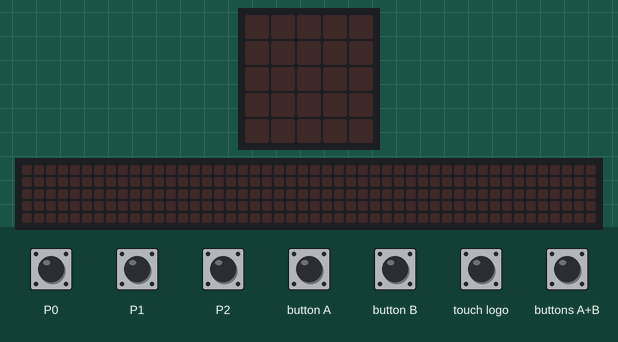
Recording of a program running on a simulated BBC micro:bit (MakeCode). Shown: the board's 5×5 LED display, a strip that is not on the board, showing the scrolling text unrolled. The test bench sets the inputs (shaded band). Random numbers come from a fixed seed; the 48×5 strip is a reading aid, not a part: it shows the text the display is scrolling, unrolled, one strip-width of it at a time.

Above: at 1.2 s.
1.3 s: touch pin P2 pressed for 0.15 s
At 1.52 s:
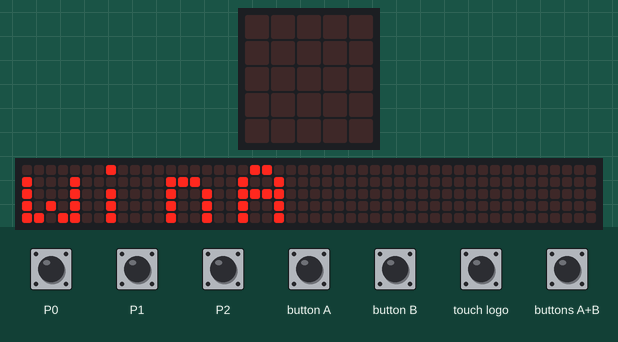
4.3 s: touch logo pressed for 0.15 s
At 6.5 s:
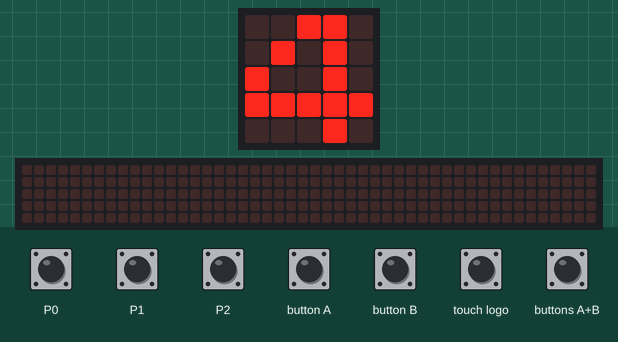
7.3 s: touch pin P2 pressed for 0.15 s
At 7.52 s:
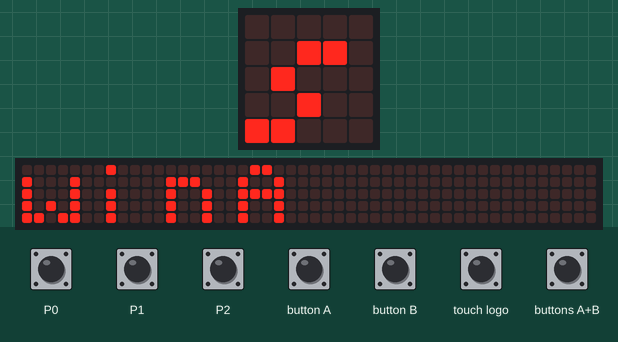
10.4 s: touch pin P0 pressed for 0.15 s
13.4 s: touch logo pressed for 0.15 s
At 14.6 s:
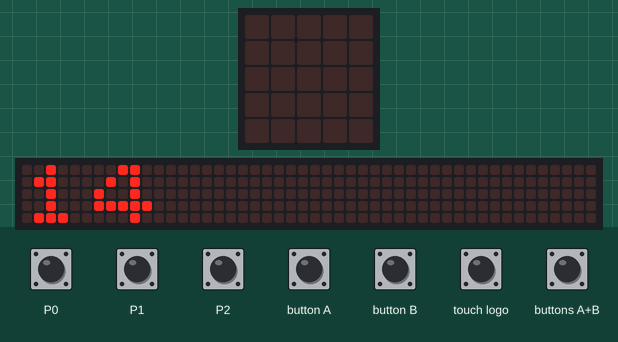
16.5 s: touch pin P2 pressed for 0.15 s
At 18.72 s:
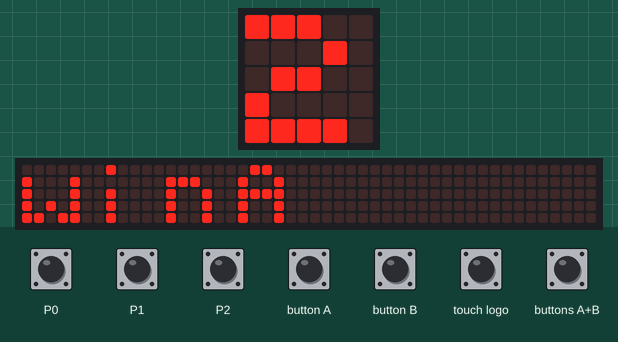

Measured:
- after the input at 1.3 s, the display: changes after 0.15 s (image 1)
- what the display in image 2 shows lasts 0.7 s, from 6.0 s to 6.7 s

The program:

main.ts
```typescript
input.onPinPressed(TouchPin.P0, function () {
    if (!(gameover)) {
        for (let index = 0; index <= 2; index++) {
            basic.showNumber(index + 1)
            basic.pause(1000)
        }
    }
    basic.clearScreen()
    basic.pause(randint(3000, 6000))
    game_started = true
    game_stopped = false
    basic.showIcon(IconNames.Heart)
    inicio = input.runningTime()
})
function muestrapuntos () {
    basic.pause(500)
    basic.clearScreen()
    basic.showString("JugA")
    basic.showNumber(puntA)
    basic.pause(1000)
    basic.clearScreen()
    basic.showString("JugB")
    basic.showNumber(puntB)
    basic.pause(1000)
    basic.clearScreen()
}
input.onLogoEvent(TouchButtonEvent.Pressed, function () {
    muestratiempo()
    muestratiempo()
})
input.onPinPressed(TouchPin.P2, function () {
    if (game_started) {
        game_started = false
        game_stopped = true
        basic.showString("winB")
        puntB += 1
    } else {
        if (!(game_stopped)) {
            basic.showString("winA")
            puntA += 1
        }
    }
})
input.onButtonPressed(Button.AB, function () {
    puntA = 0
    puntB = 0
    gameover = false
    game_started = false
})
input.onPinPressed(TouchPin.P1, function () {
    if (game_started) {
        game_started = false
        game_stopped = true
        basic.showString("WinA")
        puntA += 1
    } else {
        if (game_stopped) {
            basic.showString("winb")
            puntB += 1
        }
    }
})
function muestratiempo () {
    basic.clearScreen()
    tiempo = input.runningTime() - inicio
    basic.showNumber(Math.idiv(tiempo, 1000))
    basic.showString("s")
    basic.pause(1000)
    basic.clearScreen()
}
let tiempo = 0
let inicio = 0
let game_stopped = false
let gameover = false
let game_started = false
let puntB = 0
let puntA = 0
puntA = 0
puntB = 0
game_started = false
gameover = false
basic.forever(function () {
    if (puntA == 3) {
        basic.showString("Ganador A")
        basic.showString("Game over")
        gameover = true
    }
    if (puntB == 3) {
        basic.showString("Ganador B")
        basic.showString("Game Over")
        gameover = true
    }
})
```

test.ts
```typescript
// aquí va el archivo "tests"; esto no se compilará cuando este paquete se utilice como una extensión.
```
